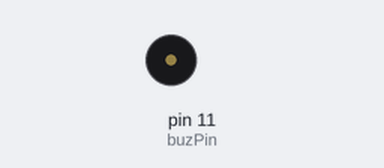
A sketch run on a simulated Arduino Uno, built with avr-gcc and run on an emulated ATmega328P. On the bench: buzzer (waves = sounding). What the sketch prints to the serial monitor is not drawn.

Above: at 0.9 s.
At 4.9 s:
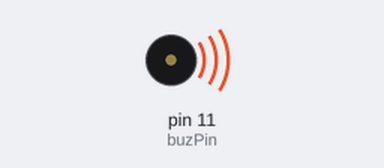
Timing chart, 0 to 5.2 s (numbered marks = the images above):
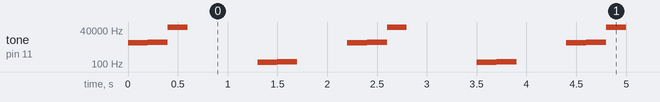

The sketch:

test_buzz.ino
```cpp
/*
* Measure Piezo db and try to work around 110 db
*/
//Libraries
#include "pitches.h" //https://www.arduino.cc/en/Tutorial/toneMelody
//Parameters
const int buzPin  = 11;
void setup() {
 //Init Serial USB
 Serial.begin(9600);
 Serial.println(F("Initialize System"));
}
void loop() {
 playPassed();
 delay(500);
 playFailed();
 delay(500);
}
void playPassed() { /* function playPassed */
 ////Play 'ON' Sound
 int melodyOn[] = {NOTE_C8, NOTE_D8};
 int durationOn = 200;
 for (int thisNote = 0; thisNote < 4; thisNote++) {
   tone(buzPin, melodyOn[thisNote], durationOn);
   delay(200);
 }
}
void playFailed() { /* function playFailed */
 ////Play 'OFF' Sound
 int melodyOff[] = {NOTE_C3, NOTE_D3};
 int durationOff = 200;
 for (int thisNote = 0; thisNote < 2; thisNote++) {
   tone(buzPin, melodyOff[thisNote], durationOff);
   delay(200);
 }
}
```

pitches.h
```cpp
/*************************************************

 * Public Constants

 *************************************************/

#define NOTE_B0  31
#define NOTE_C1  33
#define NOTE_CS1 35
#define NOTE_D1  37
#define NOTE_DS1 39
#define NOTE_E1  41
#define NOTE_F1  44
#define NOTE_FS1 46
#define NOTE_G1  49
#define NOTE_GS1 52
#define NOTE_A1  55
#define NOTE_AS1 58
#define NOTE_B1  62
#define NOTE_C2  65
#define NOTE_CS2 69
#define NOTE_D2  73
#define NOTE_DS2 78
#define NOTE_E2  82
#define NOTE_F2  87
#define NOTE_FS2 93
#define NOTE_G2  98
#define NOTE_GS2 104
#define NOTE_A2  110
#define NOTE_AS2 117
#define NOTE_B2  123
#define NOTE_C3  131
#define NOTE_CS3 139
#define NOTE_D3  147
#define NOTE_DS3 156
#define NOTE_E3  165
#define NOTE_F3  175
#define NOTE_FS3 185
#define NOTE_G3  196
#define NOTE_GS3 208
#define NOTE_A3  220
#define NOTE_AS3 233
#define NOTE_B3  247
#define NOTE_C4  262
#define NOTE_CS4 277
#define NOTE_D4  294
#define NOTE_DS4 311
#define NOTE_E4  330
#define NOTE_F4  349
#define NOTE_FS4 370
#define NOTE_G4  392
#define NOTE_GS4 415
#define NOTE_A4  440
#define NOTE_AS4 466
#define NOTE_B4  494
#define NOTE_C5  523
#define NOTE_CS5 554
#define NOTE_D5  587
#define NOTE_DS5 622
#define NOTE_E5  659
#define NOTE_F5  698
#define NOTE_FS5 740
#define NOTE_G5  784
#define NOTE_GS5 831
#define NOTE_A5  880
#define NOTE_AS5 932
#define NOTE_B5  988
#define NOTE_C6  1047
#define NOTE_CS6 1109
#define NOTE_D6  1175
#define NOTE_DS6 1245
#define NOTE_E6  1319
#define NOTE_F6  1397
#define NOTE_FS6 1480
#define NOTE_G6  1568
#define NOTE_GS6 1661
#define NOTE_A6  1760
#define NOTE_AS6 1865
#define NOTE_B6  1976
#define NOTE_C7  2093
#define NOTE_CS7 2217
#define NOTE_D7  2349
#define NOTE_DS7 2489
#define NOTE_E7  2637
#define NOTE_F7  2794
#define NOTE_FS7 2960
#define NOTE_G7  3136
#define NOTE_GS7 3322
#define NOTE_A7  3520
#define NOTE_AS7 3729
#define NOTE_B7  3951
#define NOTE_C8  4186
#define NOTE_CS8 4435
#define NOTE_D8  4699
#define NOTE_DS8 4978x
```

Measured:
- by itself, tone on pin 11 (buzPin): repeats every 2.2 s: 4699 Hz 0.20 s, 64775 Hz 0.20 s, silent 0.70 s, 131 Hz 0.20 s, 147 Hz 0.20 s, silent 0.50 s, 4186 Hz 0.20 s
